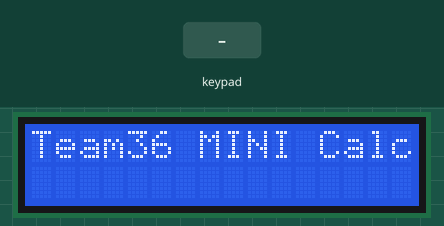
This sketch was run on a simulated Arduino Uno, built with avr-gcc and run on an emulated ATmega328P. Parts: 16×2 character LCD. The test bench sets the inputs (shaded band).

Above: at 0.1 s.
2.3 s: keypad keys 7 + 5 = pressed 0.4 s apart
At 4.0 s:
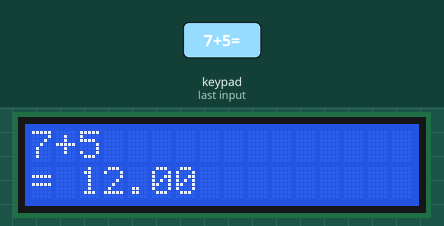
5.4 s: key '=' pressed
At 5.8 s:
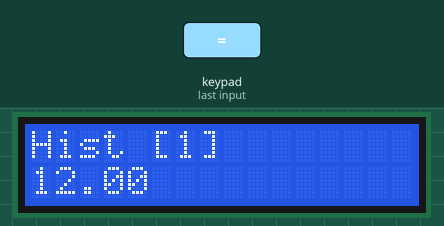
6.9 s: keypad keys 6 * 7 = pressed 0.4 s apart
At 8.8 s:
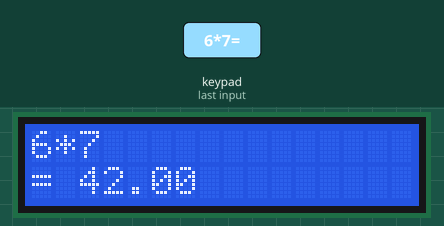
10.0 s: key '/' pressed
At 11.2 s:
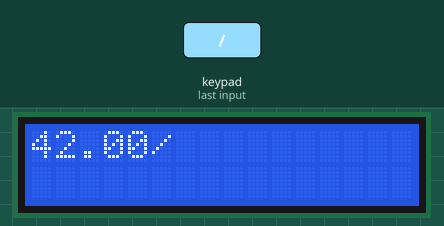
11.5 s: keypad keys 8 / 2 = pressed 0.4 s apart
At 13.2 s:
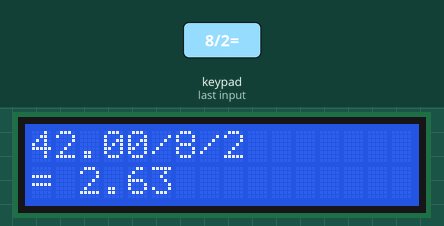
14.6 s: keypad keys 7 6 5 4 = pressed 0.4 s apart
At 17.3 s:
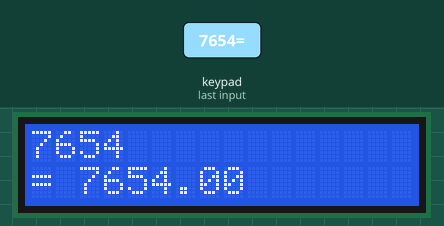
Timing chart, 0 to 18.8 s (numbered marks = the images above; inputs shaded):
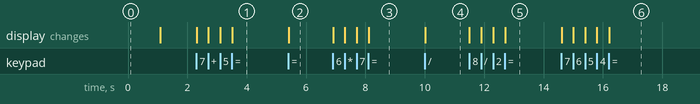

Measured:
- after the input at 2.3 s, the display: first changes at once (image 1 shows a later state)
- after the input at 5.4 s, the display: changes at once (image 2)
- after the input at 6.9 s, the display: first changes at once (image 3 shows a later state)
- after the input at 10.0 s, the display: changes at once (image 4)
- after the input at 11.5 s, the display: first changes at once (image 5 shows a later state)
- after the input at 14.6 s, the display: first changes at once (image 6 shows a later state)

The sketch:

calculator.ino
```cpp
#include <Wire.h>
#include <LiquidCrystal_I2C.h>
#include <Keypad.h>

LiquidCrystal_I2C lcd(0x27, 16, 2);

const byte ROWS = 4;
const byte COLS = 4;

char keys[ROWS][COLS] = {
  {'C','7','4','1'},
  {'0','8','5','2'},
  {'=','9','6','3'},
  {'/','*','-','+'}
};

byte rowPins[ROWS] = {7, 6, 5, 4};
byte colPins[COLS] = {8, 9, 10, 11};

Keypad myKeypad = Keypad( makeKeymap(keys), rowPins, colPins, ROWS, COLS );

float numbers[20];
char operators[20];
int numIndex = 0;
int opIndex = 0;

float currentVal = 0;
boolean isTyping = false;
boolean done = false;
boolean hasError = false;
boolean hasOvf = false;

boolean lastWasOp = false;
int cursorX = 0;
int digitCount = 0;

float history[5];
int histCount = 0;
int viewIndex = -1;
boolean viewingHistory = false;

void setup() {
  lcd.init();
  lcd.backlight();
  lcd.setCursor(0,0);
  lcd.print("Team36 MINI Calc");
  delay(1000);
  lcd.clear();
}

void loop() {
  char key = myKeypad.getKey();

  if (key) {
    if (key == 'C') {
      resetFunc();
    }
    else if (key >= '0' && key <= '9') {
      if (done || viewingHistory) resetFunc();

      if (digitCount < 7) {
        currentVal = currentVal * 10 + (key - '0');
        isTyping = true;
        lastWasOp = false;
        lcd.print(key);
        cursorX++;
        digitCount++;
      }
    }
    else if (key == '+' || key == '-' || key == '*' || key == '/') {

      if (viewingHistory) {
        currentVal = history[viewIndex];
        isTyping = true;
        lcd.clear();
        lcd.print(currentVal);
        cursorX = String(currentVal).length();
        viewingHistory = false;
      }

      if (done) {
        done = false;
        lcd.clear();
        lcd.print(currentVal);
        cursorX = String(currentVal).length();

        pushNumber(currentVal);
        currentVal = 0;
        digitCount = 0;
      }
      else if (isTyping) {
        pushNumber(currentVal);
        isTyping = false;
        currentVal = 0;
        digitCount = 0;
      }
      else if (lastWasOp) {
        if (opIndex > 0) opIndex--;
        if (cursorX > 0) {
          cursorX--;
          lcd.setCursor(cursorX, 0);
        }
      }
      else if (numIndex == 0) {
        return;
      }

      lcd.print(key);
      cursorX++;
      lastWasOp = true;

      while (opIndex > 0 && getPriority(key) <= getPriority(operators[opIndex - 1])) {
        calculateStep();
      }

      pushOp(key);
    }
    else if (key == '=') {
      if (viewingHistory || (!isTyping && numIndex == 0 && opIndex == 0)) {
        if (histCount > 0) {
          viewingHistory = true;
          viewIndex++;
          if (viewIndex >= histCount) viewIndex = 0;

          lcd.clear();
          lcd.print("Hist ["); lcd.print(viewIndex + 1); lcd.print("]");
          lcd.setCursor(0, 1);
          lcd.print(history[viewIndex]);
        }
        return;
      }

      boolean didCalc = (isTyping || opIndex > 0);

      if (isTyping) {
        pushNumber(currentVal);
        isTyping = false;
        digitCount = 0;
      }

      while (opIndex > 0) {
        calculateStep();
      }

      lcd.setCursor(0, 1);
      if (hasError) {
        lcd.print("Error            ");
        hasError = false; currentVal = 0;
      }
      else if (hasOvf) {
        lcd.print("ovf              ");
        hasOvf = false; currentVal = 0;
      }
      else {
        lcd.print("= ");
        if (numIndex > 0) {
          lcd.print(numbers[0]);

          if (didCalc && !hasError && !hasOvf) {
            for (int i = 4; i > 0; i--) {
              history[i] = history[i-1];
            }
            history[0] = numbers[0];
            if (histCount < 5) histCount++;
          }

          currentVal = numbers[0];
          numIndex = 0;
        } else {
          lcd.print("Err");
        }
      }
      done = true;
      lastWasOp = false;
    }
  }
}

void pushNumber(float val) {
  if (numIndex < 20) {
    numbers[numIndex] = val;
    numIndex++;
  }
}

void pushOp(char op) {
  if (opIndex < 20) {
    operators[opIndex] = op;
    opIndex++;
  }
}

int getPriority(char op) {
  if (op == '*' || op == '/') return 2;
  if (op == '+' || op == '-') return 1;
  return 0;
}

void calculateStep() {
  if (opIndex == 0) return;

  if (numIndex < 2) {
    hasError = true;
    opIndex--;
    return;
  }

  float b = numbers[numIndex - 1]; numIndex--;
  float a = numbers[numIndex - 1];

  char op = operators[opIndex - 1]; opIndex--;

  float res = 0;
  if (op == '+') res = a + b;
  else if (op == '-') res = a - b;
  else if (op == '*') res = a * b;
  else if (op == '/') {
    if (b == 0) {
      hasError = true;
      res = 0;
    } else {
      res = a / b;
    }
  }

  if (res > 16777215.0 || res < -16777215.0) {
    hasOvf = true;
    res = 0;
  }

  numbers[numIndex - 1] = res;
}

void resetFunc() {
  lcd.clear();
  currentVal = 0;
  numIndex = 0;
  opIndex = 0;
  isTyping = false;
  done = false;
  hasError = false;
  hasOvf = false;
  lastWasOp = false;
  cursorX = 0;
  digitCount = 0;
  viewingHistory = false;
  viewIndex = -1;
}
```
